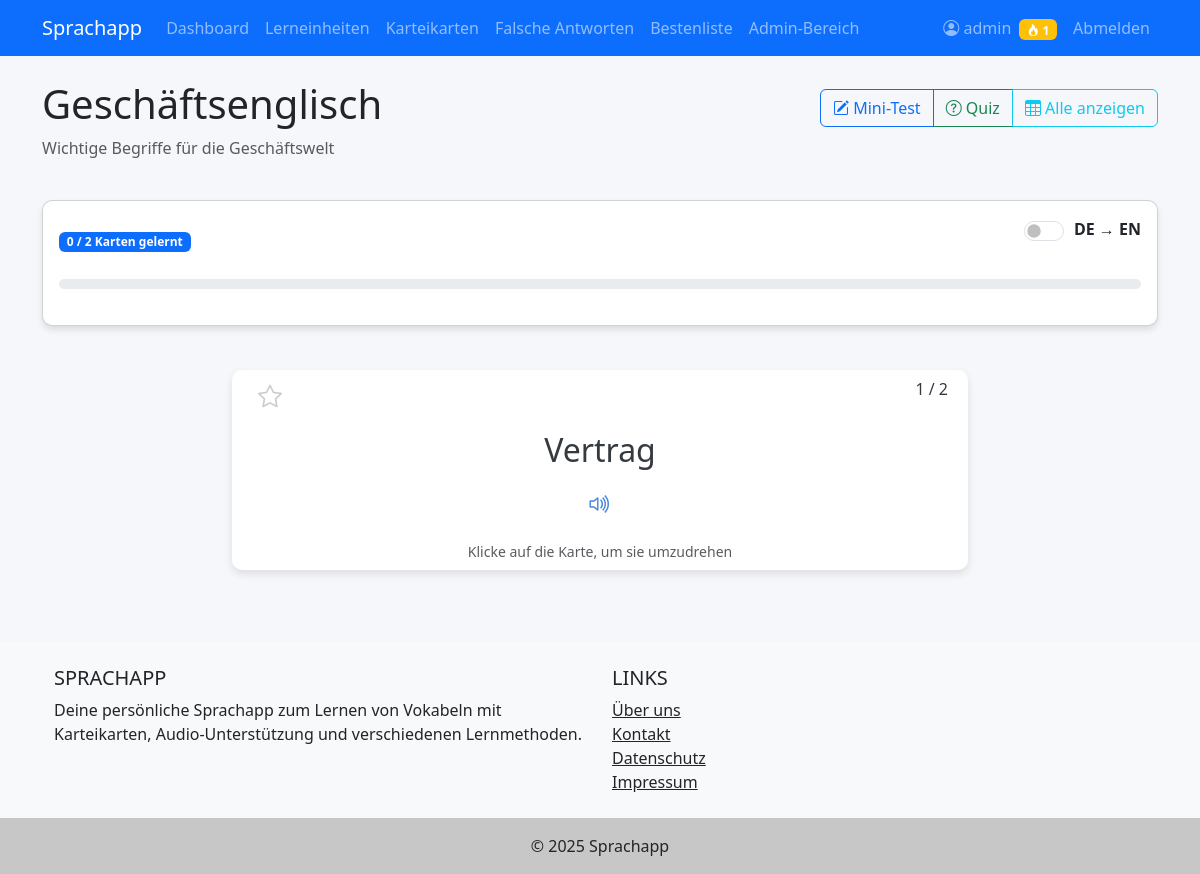
The page /Sprachapp/flashcards.php?unit_id=3 (signed in) on the database its author committed.
### tables this page shows
CREATE TABLE IF NOT EXISTS units (
    unit_id INT AUTO_INCREMENT PRIMARY KEY,
    unit_name VARCHAR(100) NOT NULL,
    description TEXT,
    created_by INT,
    created_at TIMESTAMP DEFAULT CURRENT_TIMESTAMP,
    FOREIGN KEY (created_by) REFERENCES users(user_id) ON DELETE SET NULL
);

CREATE TABLE IF NOT EXISTS flashcards (
    card_id INT AUTO_INCREMENT PRIMARY KEY,
    german_word VARCHAR(255) NOT NULL,
    english_word VARCHAR(255) NOT NULL,
    audio_file_de VARCHAR(255),
    audio_file_en VARCHAR(255),
    unit_id INT NOT NULL,
    created_by INT,
    created_at TIMESTAMP DEFAULT CURRENT_TIMESTAMP,
    FOREIGN KEY (unit_id) REFERENCES units(unit_id) ON DELETE CASCADE,
    FOREIGN KEY (created_by) REFERENCES users(user_id) ON DELETE SET NULL,
    UNIQUE KEY (german_word, english_word, unit_id)
);

### Sprachapp/php/includes/db.php (called while the page is built, shortened)
<?php
class Database {
    private $pdo;
    public function __construct() {
        try {
            $dsn = "mysql:host=" . DB_HOST . ";dbname=" . DB_NAME . ";charset=utf8mb4";
            $options = [
                PDO::ATTR_ERRMODE => PDO::ERRMODE_EXCEPTION,
                PDO::ATTR_DEFAULT_FETCH_MODE => PDO::FETCH_ASSOC,
                PDO::ATTR_EMULATE_PREPARES => false,
            ];
            $this->pdo = new PDO($dsn, DB_USER, DB_PASS, $options);
        } catch (PDOException $e) {
            die("Datenbank-Verbindungsfehler: " . $e->getMessage());
        }
    }
    public function select($sql, $params = []) {
        $stmt = $this->pdo->prepare($sql);
        $stmt->execute($params);
        return $stmt->fetchAll();
    }
    public function selectOne($sql, $params = []) {
        $stmt = $this->pdo->prepare($sql);
        $stmt->execute($params);
        return $stmt->fetch();
    }
}

### Sprachapp/php/includes/functions.php (called while the page is built, shortened)
<?php
function getAudioUrl($text, $language = 'de') {
    $audioFile = urlencode($text) . '_' . $language . '.mp3';
    return APP_URL . '/audio/' . $audioFile;
}

### Sprachapp/flashcards.php (the view, shortened to what this page needs)
<?php
require_once 'php/includes/header.php';
$unitId = isset($_GET['unit_id']) ? (int)$_GET['unit_id'] : 0;
$direction = isset($_POST['direction']) ? $_POST['direction'] : (isset($_GET['direction']) ? $_GET['direction'] : 'de_en');
$userId = $_SESSION['user_id'];
if ($unitId === 0) {
    $units = $db->select("SELECT * FROM units ORDER BY unit_name");
    $favorites = $db->select(
        "SELECT unit_id FROM user_favorites WHERE user_id = :user_id",
        ['user_id' => $userId]
    );
    $favoriteIds = array_column($favorites, 'unit_id');
?>
<div class="row mb-4">
    <div class="col-12">
        <h1>Lerneinheiten</h1>
        <p class="lead">Wähle eine Einheit aus, um mit dem Lernen zu beginnen.</p>
    </div>
</div>
<div class="row">
    <?php foreach ($units as $unit): ?>
        <div class="col-md-4 mb-4">
            <div class="card unit-card h-100">
                <div class="card-body">
                    <h5 class="card-title"><?= htmlspecialchars($unit['unit_name']) ?></h5>
                    <p class="card-text"><?= htmlspecialchars($unit['description']) ?></p>
                    <div class="d-flex justify-content-between align-items-center mt-2">
                        <a href="flashcards.php?unit_id=<?= $unit['unit_id'] ?>" class="btn btn-primary">Lernen</a>
                        <button class="favorite-btn <?= in_array($unit['unit_id'], $favoriteIds) ? 'active' : '' ?>"
                                data-id="<?= $unit['unit_id'] ?>"
                                data-type="unit">
                            <i class="bi <?= in_array($unit['unit_id'], $favoriteIds) ? 'bi-star-fill' : 'bi-star' ?>"></i>
                        </button>
                    </div>
                </div>
            </div>
        </div>
    <?php endforeach; ?>
</div>
<?php
} else {
    $unit = $db->selectOne(
        "SELECT * FROM units WHERE unit_id = :unit_id",
        ['unit_id' => $unitId]
    );
    $currentDate = date('Y-m-d H:i:s');
    $sql = "
        SELECT f.*,
               COALESCE(up.next_review_date, '1970-01-01 00:00:00') as next_review_date,
               COALESCE(up.is_favorite, 0) as is_favorite,
               COALESCE(up.correct_count, 0) as correct_count,
               COALESCE(up.wrong_count, 0) as wrong_count
        FROM flashcards f
        LEFT JOIN user_progress up ON f.card_id = up.card_id AND up.user_id = :user_id
        WHERE f.unit_id = :unit_id
        AND (up.next_review_date IS NULL OR up.next_review_date <= :current_date)
        ORDER BY up.is_favorite DESC, RAND()
    ";
    $flashcards = $db->select($sql, [
        'user_id' => $userId,
        'unit_id' => $unitId,
        'current_date' => $currentDate
    ]);
    $totalCards = $db->selectOne(
        "SELECT COUNT(*) as count FROM flashcards WHERE unit_id = :unit_id",
        ['unit_id' => $unitId]
    );
    $learnedCards = $db->selectOne(
        "SELECT COUNT(*) as count FROM flashcards f
         JOIN user_progress up ON f.card_id = up.card_id
         WHERE f.unit_id = :unit_id AND up.user_id = :user_id",
        ['unit_id' => $unitId, 'user_id' => $userId]
    );
?>
<div class="row mb-4">
    <div class="col-12">
        <div class="d-flex justify-content-between align-items-center">
            <h1><?= htmlspecialchars($unit['unit_name']) ?></h1>
            <div class="btn-group">
                <a href="mini_test.php?unit_id=<?= $unitId ?>" class="btn btn-outline-primary">
                    <i class="bi bi-pencil-square"></i> Mini-Test
                </a>
                <a href="quiz.php?unit_id=<?= $unitId ?>" class="btn btn-outline-success">
                    <i class="bi bi-question-circle"></i> Quiz
                </a>
                <a href="all_flashcards.php?unit_id=<?= $unitId ?>" class="btn btn-outline-info">
                    <i class="bi bi-table"></i> Alle anzeigen
                </a>
            </div>
        </div>
        <p class="text-muted"><?= htmlspecialchars($unit['description']) ?></p>
    </div>
</div>
<div class="row mb-4">
    <div class="col-12">
        <div class="card">
            <div class="card-body">
                <div class="d-flex justify-content-between align-items-center mb-3">
                    <div>
                        <span class="badge bg-primary"><?= $learnedCards ? $learnedCards['count'] : 0 ?> / <?= $totalCards ? $totalCards['count'] : 0 ?> Karten gelernt</span>
                    </div>
                    <div class="language-switch">
                        <div class="form-check form-switch">
                            <input class="form-check-input" type="checkbox" id="language-switch" <?= $direction === 'en_de' ? 'checked' : '' ?>>
                            <label class="form-check-label" for="language-switch">
                                <?= $direction === 'de_en' ? 'DE → EN' : 'EN → DE' ?>
                            </label>
                        </div>
                    </div>
                </div>
                <div class="progress-container">
                    <div class="progress">
                    </div>
                </div>
            </div>
        </div>
    </div>
</div>
<?php if (empty($flashcards)): ?>
    <div class="alert alert-info">
        <h4 class="alert-heading">Alles gelernt!</h4>
        <p>Du hast alle Vokabeln in dieser Einheit bereits gelernt. Die nächsten Karten werden bald wieder für dich verfügbar sein.</p>
        <hr>
        <p class="mb-0">
            <a href="flashcards.php" class="btn btn-primary btn-sm">Zurück zu den Einheiten</a>
            <a href="wrong_answers.php?unit_id=<?= $unitId ?>" class="btn btn-danger btn-sm">Falsche Antworten üben</a>
        </p>
    </div>
<?php else: ?>
    <div class="row">
        <div class="col-md-8 offset-md-2">
            <?php foreach ($flashcards as $index => $card): ?>
                <div class="flashcard mb-4 <?= $index > 0 ? 'd-none' : '' ?>" data-card-id="<?= $card['card_id'] ?>">
                    <div class="flashcard-inner">
                        <div class="flashcard-front">
                            <div class="d-flex justify-content-between w-100">
                                <button class="favorite-btn <?= $card['is_favorite'] ? 'active' : '' ?>"
                                        data-id="<?= $card['card_id'] ?>"
                                        data-type="card">
                                    <i class="bi <?= $card['is_favorite'] ? 'bi-star-fill' : 'bi-star' ?>"></i>
                                </button>
                                <div class="card-counter"><?= $index + 1 ?> / <?= count($flashcards) ?></div>
                            </div>
                            <h2 class="my-3">
                                <?= htmlspecialchars($direction === 'de_en' ? $card['german_word'] : $card['english_word']) ?>
                            </h2>
                            <button class="audio-btn" data-audio="<?= getAudioUrl($direction === 'de_en' ? $card['german_word'] : $card['english_word'], $direction === 'de_en' ? 'de' : 'en') ?>">
                                <i class="bi bi-volume-up"></i>
                            </button>
                            <div class="mt-3">
                                <small class="text-muted">Klicke auf die Karte, um sie umzudrehen</small>
                            </div>
                        </div>
                        <div class="flashcard-back">
                            <h2 class="my-3">
                            </h2>
                            <button class="audio-btn" data-audio="<?= getAudioUrl($direction === 'de_en' ? $card['english_word'] : $card['german_word'], $direction === 'de_en' ? 'en' : 'de') ?>">
                            </button>
                            <div class="mt-4">
                                <button class="btn btn-success answer-btn me-2" data-answer="correct">
                                </button>
                                <button class="btn btn-danger answer-btn" data-answer="wrong">
                                </button>
                            </div>
                        </div>
                    </div>
                </div>
            <?php endforeach; ?>
        </div>
    </div>
<?php endif; ?>
<?php
}
require_once 'php/includes/footer.php';
?>

### Sprachapp/css/style.css (style rules this page uses)
:root { --primary-color: #4a89dc; --secondary-color: #5d9cec; --accent-color: #ff9800; --light-color: #f8f9fa; --dark-color: #343a40; --success-color: #37bc9b; --danger-color: #da4453; --warning-color: #ffce54; --info-color: #4fc1e9; }
body { min-height: 100vh; display: flex; flex-direction: column; background-color: #f5f7fa; font-family: 'Segoe UI', Tahoma, Geneva, Verdana, sans-serif; }
.card { border-radius: 10px; box-shadow: 0 4px 6px rgba(0, 0, 0, 0.1); transition: transform 0.3s ease, box-shadow 0.3s ease; margin-bottom: 20px; }
.flashcard { perspective: 1000px; height: 200px; margin-bottom: 20px; }
.flashcard-inner { position: relative; width: 100%; height: 100%; text-align: center; transition: transform 0.6s; transform-style: preserve-3d; }
.flashcard-front, .flashcard-back { position: absolute; width: 100%; height: 100%; backface-visibility: hidden; display: flex; flex-direction: column; justify-content: center; align-items: center; border-radius: 10px; box-shadow: 0 4px 8px rgba(0, 0, 0, 0.1); padding: 20px; }
.flashcard-front { background-color: white; color: var(--dark-color); }
.flashcard-back { background-color: var(--primary-color); color: white; transform: rotateY(180deg); }
.audio-btn { background-color: transparent; color: var(--primary-color); border: none; font-size: 24px; cursor: pointer; transition: color 0.3s ease; }
.language-switch { display: flex; align-items: center; margin-bottom: 20px; }
.language-switch .form-check-input { height: 20px; width: 40px; }
.language-switch .form-check-label { margin-left: 10px; font-weight: bold; }
.favorite-btn { background: none; border: none; color: #ccc; font-size: 24px; transition: color 0.3s ease; }
.progress-container { margin-bottom: 20px; }
.progress { height: 10px; border-radius: 5px; }

### rows shown on the page
units: unit_name "Geschäftsenglisch", description "Wichtige Begriffe für die Geschäftswelt"
flashcards: count($flashcards) "2", german_word "Vertrag"

### other values the page prints
APP_NAME "Sprachapp"
$_SESSION['username'] "admin"
$_SESSION['streak_days'] "1"
$learnedCards['count'] "0"
$totalCards['count'] "2"
APP_NAME "SPRACHAPP"
